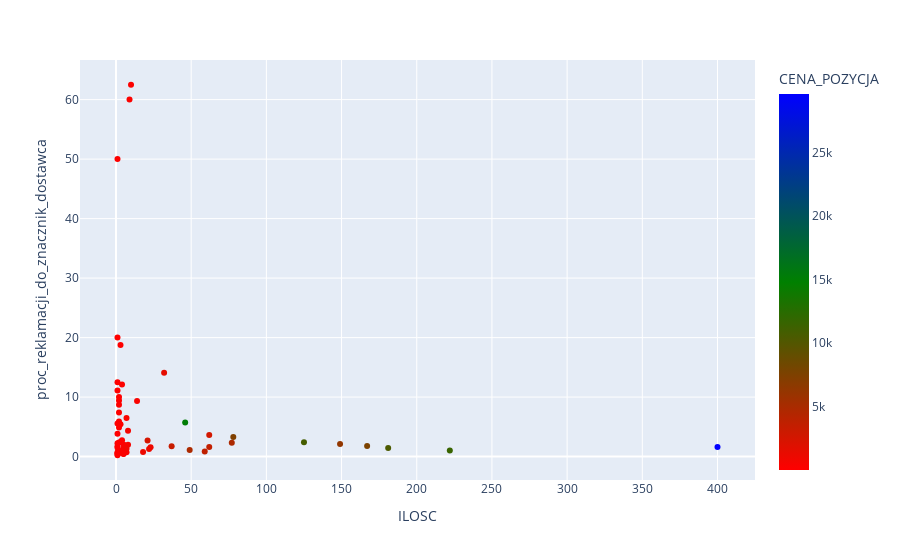

Here is the notebook cell this chart was saved with:
### Code cell
func_cluster(df_fi_sell, 'CERAMIKA', 'LIKWIDACJA', 1)

### Figure 1 — Plotly figure (JSON) as saved in the notebook; plotly's stock layout.template omitted (floating-point values rounded to 4 significant figures)
{"data": [{"hovertemplate": "ILOSC=%{x}<br>proc_reklamacji_do_znacznik_dostawca=%{y}<br>CENA_POZYCJA=%{marker.color}<extra></extra>", "legendgroup": "", "marker": {"color": [217.2, 15140.0, 572.0, 11.88, 1511.0, 642.6, 111.9, 81.18, 924.4, 380.3, 23.39, 53.14, 196.6, 16.68, 11540.0, 1155.0, 33.01, 343.8, 63.79, 122.1, 175.4, 82.16, 38.38, 55.35, 29610.0, 2473.0, 12.47, 24.77, 284.1, 21.89, 213.5, 85.21, 66.54, 163.7, 25.83, 50.97, 48.49, 2640.0, 243.6, 10780.0, 7589.0, 37.52, 455.2, 265.3, 16.65, 1044.0, 3280.0, 847.3, 298.7, 35.19, 6324.0, 622.9, 22.02, 7398.0, 3717.0, 4802.0, 4832.0, 3558.0, 10390.0, 602.8, 279.7], "coloraxis": "coloraxis", "symbol": "circle"}, "mode": "markers", "name": "", "orientation": "v", "showlegend": false, "type": "scatter", "x": [9, 46, 8, 1, 32, 5, 1, 2, 23, 7, 2, 2, 4, 1, 222, 22, 1, 14, 5, 2, 10, 1, 1, 1, 400, 21, 1, 3, 5, 2, 4, 2, 1, 4, 3, 3, 2, 62, 7, 125, 167, 1, 5, 3, 1, 18, 37, 7, 4, 1, 149, 8, 1, 78, 59, 77, 49, 62, 181, 5, 5], "xaxis": "x", "y": [60, 5.721, 1.98, 0.7353, 14.1, 1.348, 50, 7.407, 1.567, 6.481, 4.878, 10, 0.6861, 5.556, 1.013, 1.261, 3.846, 9.333, 0.4198, 8.696, 62.5, 0.5682, 20, 1.492, 1.612, 2.706, 0.2237, 0.6438, 2.016, 9.412, 12.12, 5.882, 12.5, 2.759, 2.439, 18.75, 2.381, 3.645, 0.7172, 2.412, 1.774, 11.11, 1.271, 5.455, 1.754, 0.7891, 1.731, 1.311, 0.9926, 0.4237, 2.119, 4.324, 2.222, 3.293, 0.8562, 2.338, 1.122, 1.61, 1.43, 0.4699, 0.5447], "yaxis": "y"}], "layout": {"autosize": true, "coloraxis": {"colorbar": {"title": {"text": "CENA_POZYCJA"}}, "colorscale": [[0, "red"], [0.5, "green"], [1, "blue"]]}, "legend": {"tracegroupgap": 0}, "margin": {"t": 60}, "xaxis": {"anchor": "y", "autorange": true, "domain": [0, 1], "range": [-22.27, 423.3], "title": {"text": "ILOSC"}, "type": "linear"}, "yaxis": {"anchor": "x", "autorange": true, "domain": [0, 1], "range": [-4.598, 67.32], "title": {"text": "proc_reklamacji_do_znacznik_dostawca"}, "type": "linear"}}}
